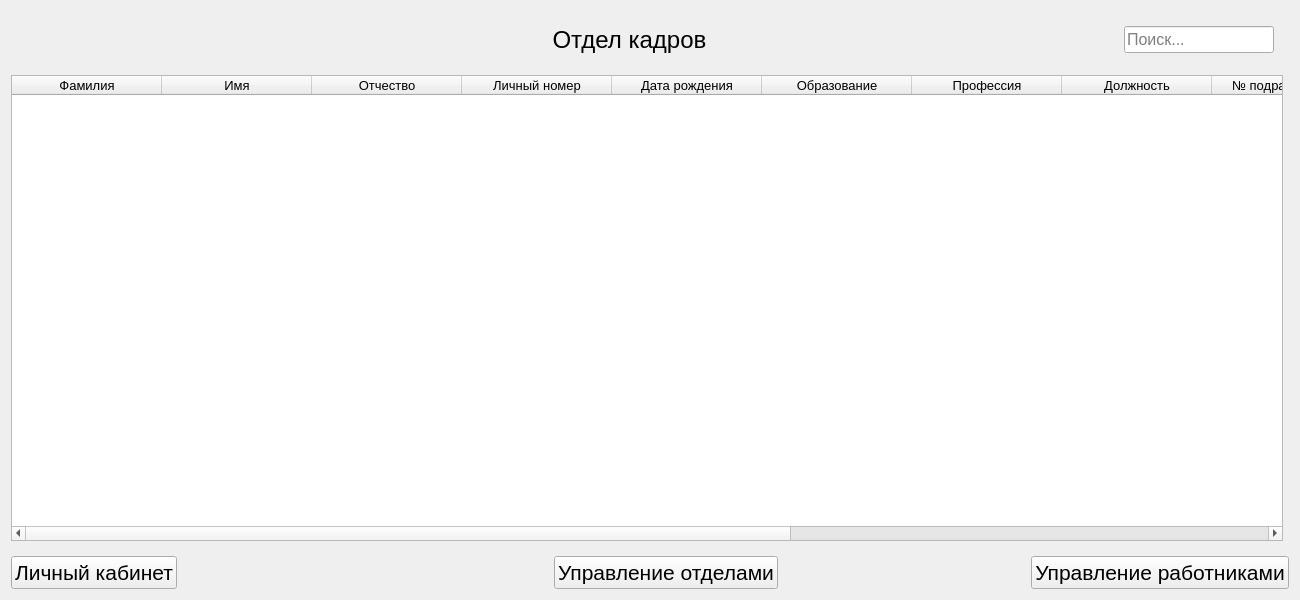
<?xml version="1.0" encoding="UTF-8"?>
<ui version="4.0">
 <class>MainWidget</class>
 <widget class="QWidget" name="MainWidget">
  <property name="geometry">
   <rect>
    <x>0</x>
    <y>0</y>
    <width>1300</width>
    <height>600</height>
   </rect>
  </property>
  <property name="windowTitle">
   <string>MainWidget</string>
  </property>
  <layout class="QGridLayout" name="gridLayout">
   <item row="3" column="0" colspan="2">
    <layout class="QGridLayout" name="gridLayout_2">
     <item row="1" column="0">
      <layout class="QHBoxLayout" name="horizontalLayout_2">
       <property name="topMargin">
        <number>9</number>
       </property>
       <item>
        <widget class="QPushButton" name="User">
         <property name="font">
          <font>
           <pointsize>16</pointsize>
          </font>
         </property>
         <property name="text">
          <string>Личный кабинет</string>
         </property>
        </widget>
       </item>
       <item>
        <spacer name="horizontalSpacer_4">
         <property name="orientation">
          <enum>Qt::Horizontal</enum>
         </property>
         <property name="sizeHint" stdset="0">
          <size>
           <width>40</width>
           <height>20</height>
          </size>
         </property>
        </spacer>
       </item>
       <item>
        <spacer name="horizontalSpacer_3">
         <property name="orientation">
          <enum>Qt::Horizontal</enum>
         </property>
         <property name="sizeHint" stdset="0">
          <size>
           <width>40</width>
           <height>20</height>
          </size>
         </property>
        </spacer>
       </item>
       <item>
        <spacer name="horizontalSpacer">
         <property name="orientation">
          <enum>Qt::Horizontal</enum>
         </property>
         <property name="sizeHint" stdset="0">
          <size>
           <width>40</width>
           <height>20</height>
          </size>
         </property>
        </spacer>
       </item>
       <item>
        <widget class="QPushButton" name="Div">
         <property name="font">
          <font>
           <pointsize>16</pointsize>
          </font>
         </property>
         <property name="text">
          <string>Управление отделами</string>
         </property>
        </widget>
       </item>
       <item>
        <spacer name="horizontalSpacer_2">
         <property name="orientation">
          <enum>Qt::Horizontal</enum>
         </property>
         <property name="sizeHint" stdset="0">
          <size>
           <width>40</width>
           <height>20</height>
          </size>
         </property>
        </spacer>
       </item>
       <item>
        <spacer name="horizontalSpacer_5">
         <property name="orientation">
          <enum>Qt::Horizontal</enum>
         </property>
         <property name="sizeHint" stdset="0">
          <size>
           <width>40</width>
           <height>20</height>
          </size>
         </property>
        </spacer>
       </item>
       <item>
        <widget class="QPushButton" name="Manage">
         <property name="font">
          <font>
           <pointsize>16</pointsize>
          </font>
         </property>
         <property name="text">
          <string>Управление работниками</string>
         </property>
        </widget>
       </item>
      </layout>
     </item>
    </layout>
   </item>
   <item row="1" column="0">
    <layout class="QHBoxLayout" name="horizontalLayout">
     <property name="leftMargin">
      <number>130</number>
     </property>
     <property name="topMargin">
      <number>9</number>
     </property>
     <property name="rightMargin">
      <number>9</number>
     </property>
     <property name="bottomMargin">
      <number>9</number>
     </property>
     <item>
      <widget class="QLabel" name="Mailabel">
       <property name="minimumSize">
        <size>
         <width>0</width>
         <height>40</height>
        </size>
       </property>
       <property name="font">
        <font>
         <pointsize>18</pointsize>
        </font>
       </property>
       <property name="text">
        <string>Отдел кадров</string>
       </property>
       <property name="textFormat">
        <enum>Qt::AutoText</enum>
       </property>
       <property name="alignment">
        <set>Qt::AlignCenter</set>
       </property>
      </widget>
     </item>
     <item>
      <widget class="QLineEdit" name="Find">
       <property name="minimumSize">
        <size>
         <width>150</width>
         <height>0</height>
        </size>
       </property>
       <property name="maximumSize">
        <size>
         <width>150</width>
         <height>16777215</height>
        </size>
       </property>
       <property name="sizeIncrement">
        <size>
         <width>150</width>
         <height>0</height>
        </size>
       </property>
       <property name="baseSize">
        <size>
         <width>150</width>
         <height>0</height>
        </size>
       </property>
       <property name="font">
        <font>
         <pointsize>12</pointsize>
        </font>
       </property>
       <property name="cursor">
        <cursorShape>IBeamCursor</cursorShape>
       </property>
       <property name="text">
        <string/>
       </property>
       <property name="placeholderText">
        <string>Поиск...</string>
       </property>
      </widget>
     </item>
    </layout>
   </item>
   <item row="2" column="0">
    <widget class="QTableWidget" name="TableEmpl">
     <property name="font">
      <font>
       <family>MS Shell Dlg 2</family>
       <pointsize>10</pointsize>
      </font>
     </property>
     <property name="editTriggers">
      <set>QAbstractItemView::NoEditTriggers</set>
     </property>
     <property name="selectionMode">
      <enum>QAbstractItemView::SingleSelection</enum>
     </property>
     <property name="selectionBehavior">
      <enum>QAbstractItemView::SelectRows</enum>
     </property>
     <attribute name="horizontalHeaderCascadingSectionResizes">
      <bool>false</bool>
     </attribute>
     <attribute name="horizontalHeaderMinimumSectionSize">
      <number>35</number>
     </attribute>
     <attribute name="horizontalHeaderDefaultSectionSize">
      <number>150</number>
     </attribute>
     <attribute name="horizontalHeaderShowSortIndicator" stdset="0">
      <bool>false</bool>
     </attribute>
     <attribute name="horizontalHeaderStretchLastSection">
      <bool>true</bool>
     </attribute>
     <column>
      <property name="text">
       <string>Фамилия</string>
      </property>
     </column>
     <column>
      <property name="text">
       <string>Имя</string>
      </property>
     </column>
     <column>
      <property name="text">
       <string>Отчество</string>
      </property>
     </column>
     <column>
      <property name="text">
       <string>Личный номер</string>
      </property>
     </column>
     <column>
      <property name="text">
       <string>Дата рождения</string>
      </property>
     </column>
     <column>
      <property name="text">
       <string>Образование</string>
      </property>
     </column>
     <column>
      <property name="text">
       <string>Профессия</string>
      </property>
     </column>
     <column>
      <property name="text">
       <string>Должность</string>
      </property>
     </column>
     <column>
      <property name="text">
       <string>№ подразделения</string>
      </property>
     </column>
     <column>
      <property name="text">
       <string>Семейное положение</string>
      </property>
     </column>
     <column>
      <property name="text">
       <string>Кол-во детей</string>
      </property>
     </column>
     <column>
      <property name="text">
       <string>Подразделение</string>
      </property>
     </column>
     <column>
      <property name="text">
       <string>Руководитель</string>
      </property>
     </column>
    </widget>
   </item>
  </layout>
 </widget>
 <resources/>
 <connections/>
</ui>
